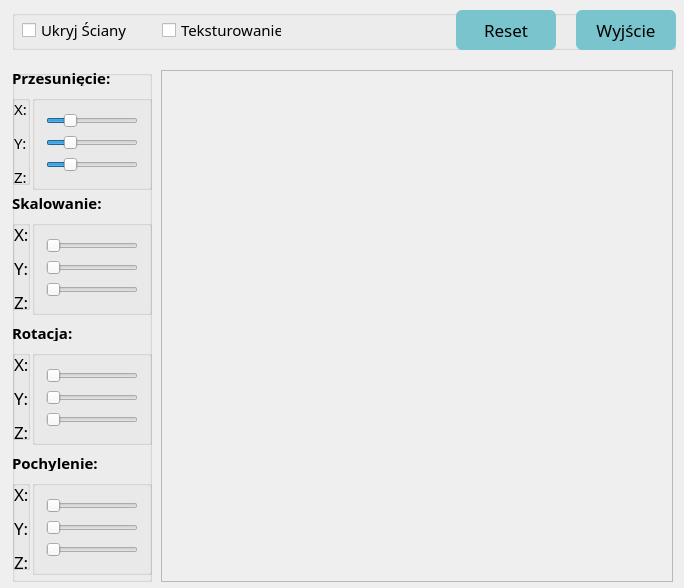
<?xml version="1.0" encoding="UTF-8"?>
<ui version="4.0">
 <class>MainWindow</class>
 <widget class="QMainWindow" name="MainWindow">
  <property name="geometry">
   <rect>
    <x>0</x>
    <y>0</y>
    <width>684</width>
    <height>588</height>
   </rect>
  </property>
  <property name="windowTitle">
   <string>Projekt</string>
  </property>
  <widget class="QWidget" name="centralWidget">
   <widget class="QFrame" name="frame">
    <property name="geometry">
     <rect>
      <x>161</x>
      <y>70</y>
      <width>512</width>
      <height>512</height>
     </rect>
    </property>
    <property name="autoFillBackground">
     <bool>false</bool>
    </property>
    <property name="frameShape">
     <enum>QFrame::StyledPanel</enum>
    </property>
    <property name="frameShadow">
     <enum>QFrame::Raised</enum>
    </property>
    <widget class="QSlider" name="sldD">
     <property name="geometry">
      <rect>
       <x>190</x>
       <y>410</y>
       <width>0</width>
       <height>0</height>
      </rect>
     </property>
     <property name="minimum">
      <number>1</number>
     </property>
     <property name="maximum">
      <number>1000</number>
     </property>
     <property name="value">
      <number>1</number>
     </property>
     <property name="orientation">
      <enum>Qt::Horizontal</enum>
     </property>
    </widget>
   </widget>
   <widget class="QGroupBox" name="groupBox">
    <property name="geometry">
     <rect>
      <x>12</x>
      <y>70</y>
      <width>140</width>
      <height>512</height>
     </rect>
    </property>
    <property name="title">
     <string/>
    </property>
    <widget class="QGroupBox" name="g1">
     <property name="geometry">
      <rect>
       <x>20</x>
       <y>25</y>
       <width>120</width>
       <height>95</height>
      </rect>
     </property>
     <layout class="QVBoxLayout" name="verticalLayout">
      <item>
       <widget class="QSlider" name="przesuniecieX">
        <property name="minimum">
         <number>-200</number>
        </property>
        <property name="maximum">
         <number>700</number>
        </property>
        <property name="orientation">
         <enum>Qt::Horizontal</enum>
        </property>
       </widget>
      </item>
      <item>
       <widget class="QSlider" name="przesuniecieY">
        <property name="minimum">
         <number>-200</number>
        </property>
        <property name="maximum">
         <number>700</number>
        </property>
        <property name="orientation">
         <enum>Qt::Horizontal</enum>
        </property>
       </widget>
      </item>
      <item>
       <widget class="QSlider" name="przesuniecieZ">
        <property name="minimum">
         <number>-200</number>
        </property>
        <property name="maximum">
         <number>700</number>
        </property>
        <property name="orientation">
         <enum>Qt::Horizontal</enum>
        </property>
       </widget>
      </item>
     </layout>
    </widget>
    <widget class="QLabel" name="Skalowanie">
     <property name="geometry">
      <rect>
       <x>0</x>
       <y>125</y>
       <width>140</width>
       <height>16</height>
      </rect>
     </property>
     <property name="font">
      <font>
       <family>Segoe UI Light</family>
       <pointsize>11</pointsize>
       <weight>75</weight>
       <bold>true</bold>
      </font>
     </property>
     <property name="text">
      <string>Skalowanie:</string>
     </property>
    </widget>
    <widget class="QGroupBox" name="g2">
     <property name="geometry">
      <rect>
       <x>20</x>
       <y>150</y>
       <width>120</width>
       <height>95</height>
      </rect>
     </property>
     <layout class="QVBoxLayout" name="verticalLayout_3">
      <item>
       <widget class="QSlider" name="skalowanieX">
        <property name="maximum">
         <number>3000</number>
        </property>
        <property name="orientation">
         <enum>Qt::Horizontal</enum>
        </property>
       </widget>
      </item>
      <item>
       <widget class="QSlider" name="skalowanieY">
        <property name="maximum">
         <number>3000</number>
        </property>
        <property name="orientation">
         <enum>Qt::Horizontal</enum>
        </property>
       </widget>
      </item>
      <item>
       <widget class="QSlider" name="skalowanieZ">
        <property name="maximum">
         <number>3000</number>
        </property>
        <property name="orientation">
         <enum>Qt::Horizontal</enum>
        </property>
       </widget>
      </item>
     </layout>
    </widget>
    <widget class="QGroupBox" name="g6">
     <property name="geometry">
      <rect>
       <x>0</x>
       <y>150</y>
       <width>18</width>
       <height>90</height>
      </rect>
     </property>
     <widget class="QLabel" name="lblX_8">
      <property name="geometry">
       <rect>
        <x>2</x>
        <y>2</y>
        <width>16</width>
        <height>23</height>
       </rect>
      </property>
      <property name="font">
       <font>
        <family>Segoe UI Light</family>
        <pointsize>13</pointsize>
        <weight>50</weight>
        <bold>false</bold>
       </font>
      </property>
      <property name="text">
       <string>X:</string>
      </property>
     </widget>
     <widget class="QLabel" name="lblY_8">
      <property name="geometry">
       <rect>
        <x>2</x>
        <y>36</y>
        <width>16</width>
        <height>23</height>
       </rect>
      </property>
      <property name="font">
       <font>
        <family>Segoe UI Light</family>
        <pointsize>13</pointsize>
        <weight>50</weight>
        <bold>false</bold>
       </font>
      </property>
      <property name="text">
       <string>Y:</string>
      </property>
     </widget>
     <widget class="QLabel" name="lblZ_8">
      <property name="geometry">
       <rect>
        <x>2</x>
        <y>70</y>
        <width>16</width>
        <height>23</height>
       </rect>
      </property>
      <property name="font">
       <font>
        <family>Segoe UI Light</family>
        <pointsize>13</pointsize>
        <weight>50</weight>
        <bold>false</bold>
       </font>
      </property>
      <property name="text">
       <string>Z:</string>
      </property>
     </widget>
    </widget>
    <widget class="QGroupBox" name="g8">
     <property name="geometry">
      <rect>
       <x>0</x>
       <y>410</y>
       <width>18</width>
       <height>90</height>
      </rect>
     </property>
     <widget class="QLabel" name="lblX_9">
      <property name="geometry">
       <rect>
        <x>2</x>
        <y>2</y>
        <width>16</width>
        <height>23</height>
       </rect>
      </property>
      <property name="font">
       <font>
        <family>Segoe UI Light</family>
        <pointsize>13</pointsize>
        <weight>50</weight>
        <bold>false</bold>
       </font>
      </property>
      <property name="text">
       <string>X:</string>
      </property>
     </widget>
     <widget class="QLabel" name="lblY_9">
      <property name="geometry">
       <rect>
        <x>2</x>
        <y>36</y>
        <width>16</width>
        <height>23</height>
       </rect>
      </property>
      <property name="font">
       <font>
        <family>Segoe UI Light</family>
        <pointsize>13</pointsize>
        <weight>50</weight>
        <bold>false</bold>
       </font>
      </property>
      <property name="text">
       <string>Y:</string>
      </property>
     </widget>
     <widget class="QLabel" name="lblZ_9">
      <property name="geometry">
       <rect>
        <x>2</x>
        <y>70</y>
        <width>16</width>
        <height>23</height>
       </rect>
      </property>
      <property name="font">
       <font>
        <family>Segoe UI Light</family>
        <pointsize>13</pointsize>
        <weight>50</weight>
        <bold>false</bold>
       </font>
      </property>
      <property name="text">
       <string>Z:</string>
      </property>
     </widget>
    </widget>
    <widget class="QGroupBox" name="g7">
     <property name="geometry">
      <rect>
       <x>0</x>
       <y>280</y>
       <width>18</width>
       <height>90</height>
      </rect>
     </property>
     <widget class="QLabel" name="lblX_12">
      <property name="geometry">
       <rect>
        <x>2</x>
        <y>2</y>
        <width>16</width>
        <height>23</height>
       </rect>
      </property>
      <property name="font">
       <font>
        <family>Segoe UI Light</family>
        <pointsize>13</pointsize>
        <weight>50</weight>
        <bold>false</bold>
       </font>
      </property>
      <property name="text">
       <string>X:</string>
      </property>
     </widget>
     <widget class="QLabel" name="lblY_12">
      <property name="geometry">
       <rect>
        <x>2</x>
        <y>36</y>
        <width>16</width>
        <height>23</height>
       </rect>
      </property>
      <property name="font">
       <font>
        <family>Segoe UI Light</family>
        <pointsize>13</pointsize>
        <weight>50</weight>
        <bold>false</bold>
       </font>
      </property>
      <property name="text">
       <string>Y:</string>
      </property>
     </widget>
     <widget class="QLabel" name="lblZ_12">
      <property name="geometry">
       <rect>
        <x>2</x>
        <y>70</y>
        <width>16</width>
        <height>23</height>
       </rect>
      </property>
      <property name="font">
       <font>
        <family>Segoe UI Light</family>
        <pointsize>13</pointsize>
        <weight>50</weight>
        <bold>false</bold>
       </font>
      </property>
      <property name="text">
       <string>Z:</string>
      </property>
     </widget>
    </widget>
    <widget class="QLabel" name="Przesuniecie">
     <property name="geometry">
      <rect>
       <x>0</x>
       <y>0</y>
       <width>140</width>
       <height>16</height>
      </rect>
     </property>
     <property name="font">
      <font>
       <family>Segoe UI Light</family>
       <pointsize>11</pointsize>
       <weight>75</weight>
       <bold>true</bold>
      </font>
     </property>
     <property name="text">
      <string>Przesunięcie:</string>
     </property>
    </widget>
    <widget class="QLabel" name="Rotacja">
     <property name="geometry">
      <rect>
       <x>0</x>
       <y>255</y>
       <width>140</width>
       <height>16</height>
      </rect>
     </property>
     <property name="font">
      <font>
       <family>Segoe UI Light</family>
       <pointsize>11</pointsize>
       <weight>75</weight>
       <bold>true</bold>
      </font>
     </property>
     <property name="text">
      <string>Rotacja:</string>
     </property>
    </widget>
    <widget class="QGroupBox" name="g3">
     <property name="geometry">
      <rect>
       <x>20</x>
       <y>280</y>
       <width>120</width>
       <height>95</height>
      </rect>
     </property>
     <layout class="QVBoxLayout" name="verticalLayout_2">
      <item>
       <widget class="QSlider" name="rotacjaX">
        <property name="maximum">
         <number>720</number>
        </property>
        <property name="orientation">
         <enum>Qt::Horizontal</enum>
        </property>
       </widget>
      </item>
      <item>
       <widget class="QSlider" name="rotacjaY">
        <property name="maximum">
         <number>720</number>
        </property>
        <property name="orientation">
         <enum>Qt::Horizontal</enum>
        </property>
       </widget>
      </item>
      <item>
       <widget class="QSlider" name="rotacjaZ">
        <property name="maximum">
         <number>720</number>
        </property>
        <property name="orientation">
         <enum>Qt::Horizontal</enum>
        </property>
       </widget>
      </item>
     </layout>
    </widget>
    <widget class="QLabel" name="Pochylenie">
     <property name="geometry">
      <rect>
       <x>0</x>
       <y>385</y>
       <width>140</width>
       <height>16</height>
      </rect>
     </property>
     <property name="font">
      <font>
       <family>Segoe UI Light</family>
       <pointsize>11</pointsize>
       <weight>75</weight>
       <bold>true</bold>
      </font>
     </property>
     <property name="text">
      <string>Pochylenie:</string>
     </property>
    </widget>
    <widget class="QGroupBox" name="g4">
     <property name="geometry">
      <rect>
       <x>20</x>
       <y>410</y>
       <width>120</width>
       <height>95</height>
      </rect>
     </property>
     <layout class="QVBoxLayout" name="verticalLayout_12">
      <item>
       <widget class="QSlider" name="pochylenieX">
        <property name="maximum">
         <number>5000</number>
        </property>
        <property name="orientation">
         <enum>Qt::Horizontal</enum>
        </property>
       </widget>
      </item>
      <item>
       <widget class="QSlider" name="pochylenieY">
        <property name="maximum">
         <number>5000</number>
        </property>
        <property name="orientation">
         <enum>Qt::Horizontal</enum>
        </property>
       </widget>
      </item>
      <item>
       <widget class="QSlider" name="pochylenieZ">
        <property name="maximum">
         <number>5000</number>
        </property>
        <property name="orientation">
         <enum>Qt::Horizontal</enum>
        </property>
       </widget>
      </item>
     </layout>
    </widget>
    <widget class="QGroupBox" name="g5">
     <property name="geometry">
      <rect>
       <x>0</x>
       <y>25</y>
       <width>18</width>
       <height>90</height>
      </rect>
     </property>
     <property name="font">
      <font>
       <pointsize>7</pointsize>
      </font>
     </property>
     <widget class="QLabel" name="lblX">
      <property name="geometry">
       <rect>
        <x>2</x>
        <y>2</y>
        <width>16</width>
        <height>23</height>
       </rect>
      </property>
      <property name="font">
       <font>
        <family>Segoe UI Light</family>
        <pointsize>11</pointsize>
        <weight>50</weight>
        <bold>false</bold>
       </font>
      </property>
      <property name="text">
       <string>X:</string>
      </property>
     </widget>
     <widget class="QLabel" name="lblY">
      <property name="geometry">
       <rect>
        <x>2</x>
        <y>36</y>
        <width>16</width>
        <height>23</height>
       </rect>
      </property>
      <property name="font">
       <font>
        <family>Segoe UI Light</family>
        <pointsize>11</pointsize>
        <weight>50</weight>
        <bold>false</bold>
       </font>
      </property>
      <property name="text">
       <string>Y:</string>
      </property>
     </widget>
     <widget class="QLabel" name="lblZ">
      <property name="geometry">
       <rect>
        <x>2</x>
        <y>70</y>
        <width>16</width>
        <height>23</height>
       </rect>
      </property>
      <property name="font">
       <font>
        <family>Segoe UI Light</family>
        <pointsize>11</pointsize>
        <weight>50</weight>
        <bold>false</bold>
       </font>
      </property>
      <property name="text">
       <string>Z:</string>
      </property>
     </widget>
    </widget>
   </widget>
   <widget class="QGroupBox" name="groupBox1">
    <property name="geometry">
     <rect>
      <x>12</x>
      <y>10</y>
      <width>664</width>
      <height>40</height>
     </rect>
    </property>
    <property name="title">
     <string/>
    </property>
    <widget class="QPushButton" name="reset">
     <property name="geometry">
      <rect>
       <x>444</x>
       <y>0</y>
       <width>100</width>
       <height>40</height>
      </rect>
     </property>
     <property name="font">
      <font>
       <family>Segoe UI Light</family>
       <pointsize>13</pointsize>
      </font>
     </property>
     <property name="styleSheet">
      <string notr="true">background: #7AC5CD; border-radius: 6px;</string>
     </property>
     <property name="text">
      <string>Reset</string>
     </property>
    </widget>
    <widget class="QCheckBox" name="ukryjSciany">
     <property name="geometry">
      <rect>
       <x>10</x>
       <y>0</y>
       <width>120</width>
       <height>40</height>
      </rect>
     </property>
     <property name="font">
      <font>
       <family>Segoe UI Light</family>
       <pointsize>11</pointsize>
      </font>
     </property>
     <property name="text">
      <string>Ukryj Ściany</string>
     </property>
    </widget>
    <widget class="QCheckBox" name="teksturowanie">
     <property name="geometry">
      <rect>
       <x>150</x>
       <y>0</y>
       <width>120</width>
       <height>40</height>
      </rect>
     </property>
     <property name="font">
      <font>
       <family>Segoe UI Light</family>
       <pointsize>11</pointsize>
      </font>
     </property>
     <property name="text">
      <string>Teksturowanie</string>
     </property>
    </widget>
    <widget class="QPushButton" name="quit">
     <property name="geometry">
      <rect>
       <x>564</x>
       <y>0</y>
       <width>100</width>
       <height>40</height>
      </rect>
     </property>
     <property name="font">
      <font>
       <family>Segoe UI Light</family>
       <pointsize>13</pointsize>
      </font>
     </property>
     <property name="styleSheet">
      <string notr="true">background: #7AC5CD; border-radius: 6px;</string>
     </property>
     <property name="text">
      <string>Wyjście</string>
     </property>
    </widget>
   </widget>
  </widget>
 </widget>
 <layoutdefault spacing="6" margin="11"/>
 <resources/>
 <connections/>
</ui>
